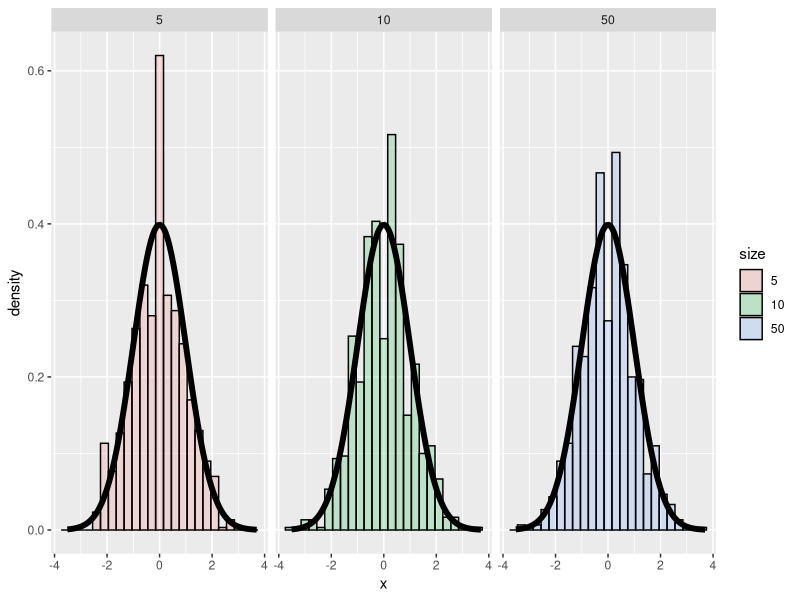
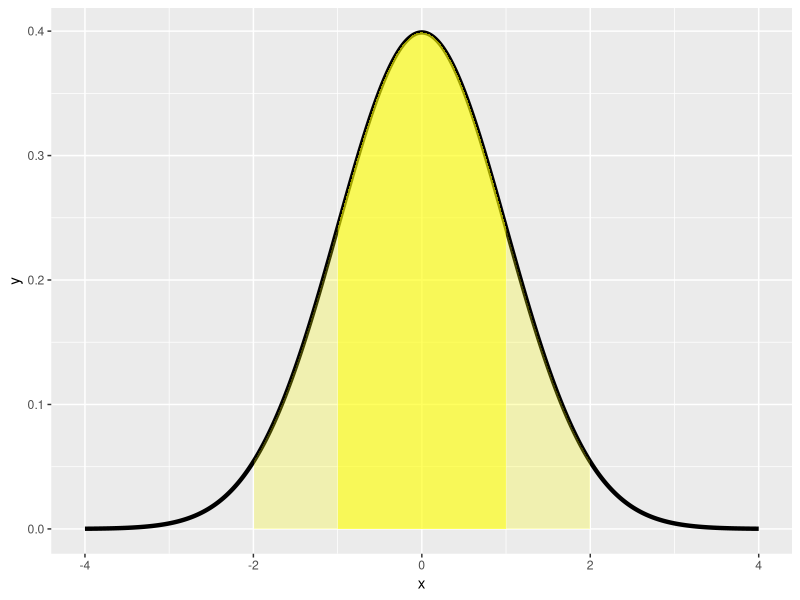
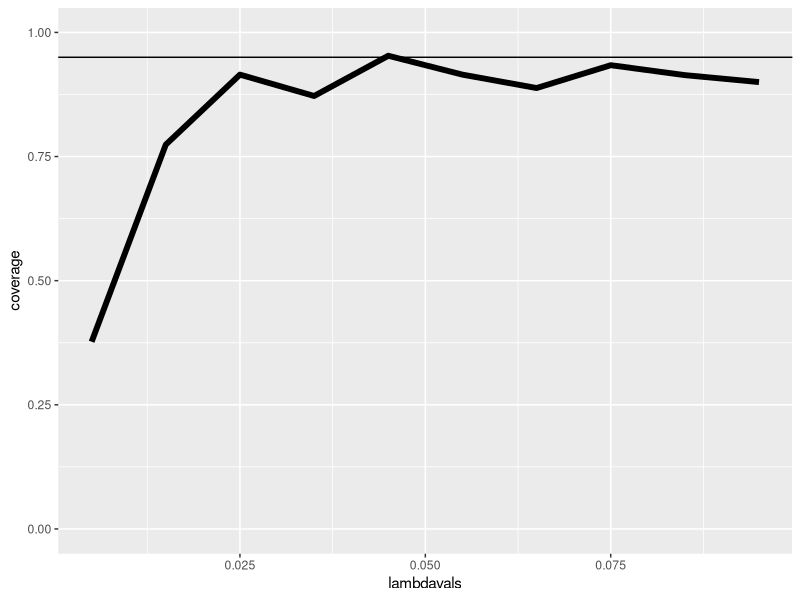
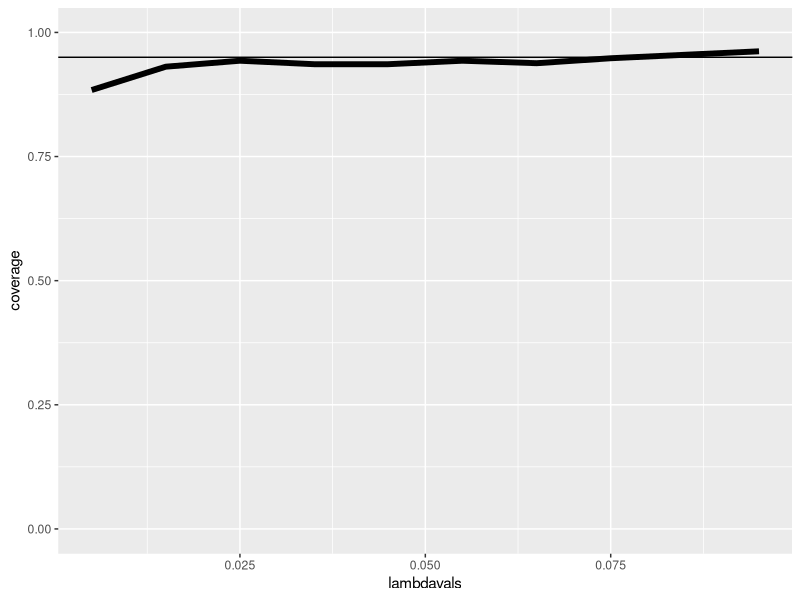

Write R code to recreate these figures, in order.
## ---- chunk 1
knitr::opts_chunk$set(echo = TRUE)
## ---- chunk 2
library(knitr) # creating the document 
library(ggplot2) # making plots

## ---- chunk 3


nosim <- 1000
cfunc <- function(x, n) sqrt(n) * (mean(x) - 3.5) / 1.71
dat <- data.frame(
  x = c(apply(matrix(sample(1 : 6, nosim * 5, replace = TRUE), 
                     nosim), 1, cfunc, 5),
        apply(matrix(sample(1 : 6, nosim * 10, replace = TRUE), 
                     nosim), 1, cfunc, 10),
        apply(matrix(sample(1 : 6, nosim * 50, replace = TRUE), 
                     nosim), 1, cfunc, 50)
  ),
  size = factor(rep(c(5, 10, 50), rep(nosim, 3))))
g <- ggplot(dat, aes(x = x, fill = size)) + geom_histogram(alpha = .20, binwidth=.3, colour = "black", aes(y = ..density..)) 
g <- g + stat_function(fun = dnorm, size = 2)
g <- g + facet_grid(. ~ size)
print(g)

## ---- chunk 4
x <- seq(-4, 4, length = 1000)
dat <- data.frame(x=x, y=dnorm(x))
g2 <- ggplot(dat, aes(x = x, y = y)) + geom_line(size = 1.5)
g2 <- g2 + geom_ribbon(aes(x = ifelse(x > -1 & x < 1, x, 0), ymin = 0, ymax = y), fill = "yellow", alpha = .5)
g2 <- g2 +  geom_ribbon(aes(x = ifelse(x > -2 & x < 2, x, 0), ymin = 0, ymax = y), fill = "yellow", alpha = 0.25)
print(g2)

## ---- chunk 5
poisson.test(5,94.32)$conf
#The formula we've used to calculate a 95% confidence interval is
#est mean + c(-1,1)*qnorm(.975)*sqrt(est var).
## ---- chunk 6

lambdavals <- seq(0.005, 0.10, by = .01); nosim <- 1000
t <- 100
coverage <- sapply(lambdavals, function(lambda){
  lhats <- rpois(nosim, lambda = lambda * t) / t
  ll <- lhats - qnorm(.975) * sqrt(lhats / t)
  ul <- lhats + qnorm(.975) * sqrt(lhats / t)
  mean(ll < lambda & ul > lambda)
})
g3 <- ggplot(data.frame(lambdavals, coverage), aes(x = lambdavals, y = coverage)) + geom_line(size = 2) + geom_hline(yintercept = 0.95)+ylim(0, 1.0)
print(g3)
## ---- chunk 7

lambdavals <- seq(0.005, 0.10, by = .01); nosim <- 1000
t <- 1000
coverage <- sapply(lambdavals, function(lambda){
  lhats <- rpois(nosim, lambda = lambda * t) / t
  ll <- lhats - qnorm(.975) * sqrt(lhats / t)
  ul <- lhats + qnorm(.975) * sqrt(lhats / t)
  mean(ll < lambda & ul > lambda)
})
g4 <- ggplot(data.frame(lambdavals, coverage), aes(x = lambdavals, y = coverage)) + geom_line(size = 2) + geom_hline(yintercept = 0.95)+ylim(0, 1.0)
print(g4)
